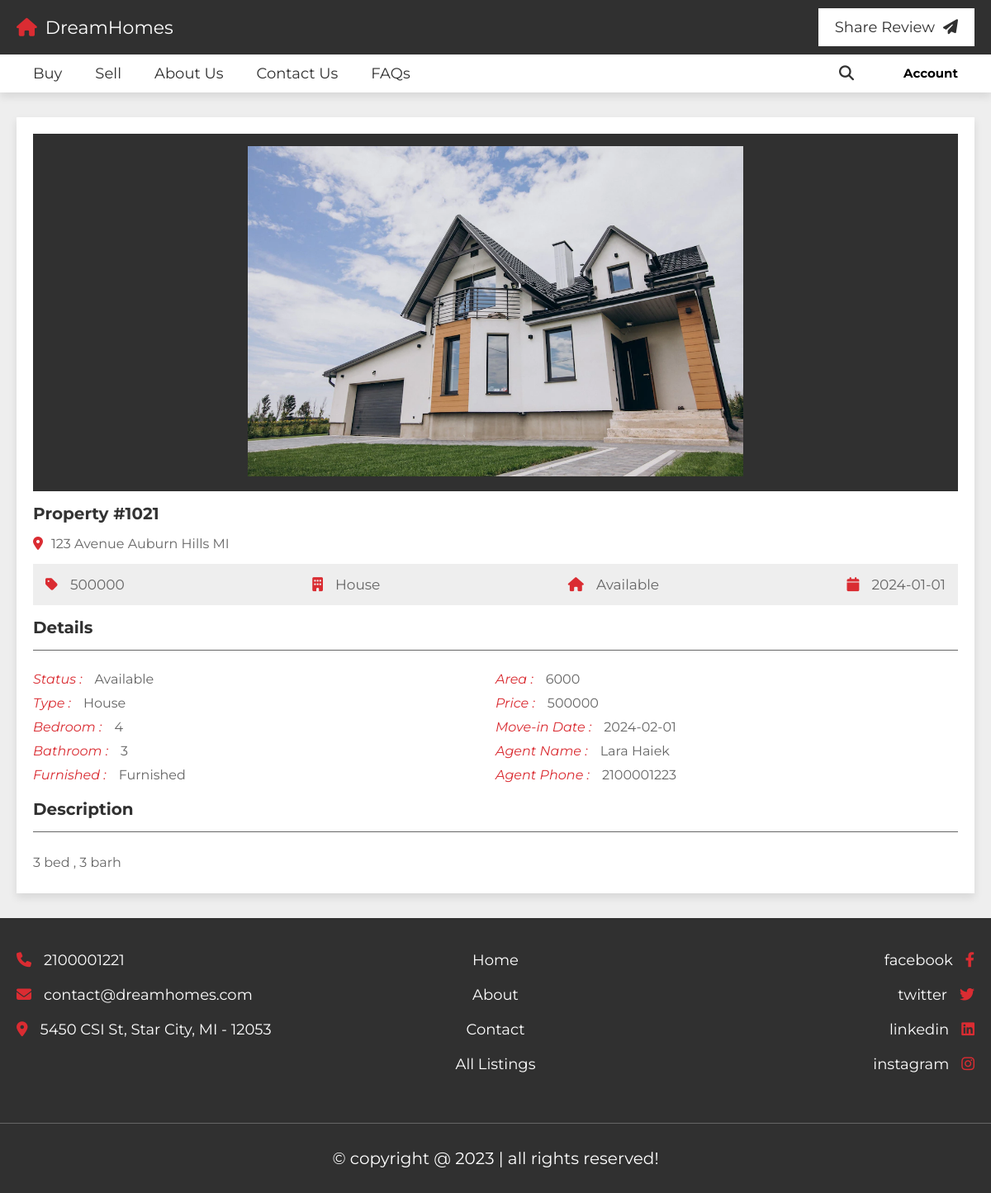
/project/view_property.php?P_Id=1021 (signed in), run on the app's committed database.
### tables this page shows
CREATE TABLE `Property` (
  `P_Id` int NOT NULL AUTO_INCREMENT,
  `listing_date` date NOT NULL,
  `city` varchar(45) NOT NULL,
  `image` varchar(100) DEFAULT NULL,
  `p_status` varchar(45) NOT NULL,
  `p_type` varchar(45) NOT NULL,
  `address` varchar(100) NOT NULL,
  `no_bedroom` int NOT NULL,
  `no_bathroom` int NOT NULL,
  `area` int NOT NULL,
  `furnished` varchar(45) NOT NULL,
  `price` decimal(10,0) NOT NULL,
  `movein_date` date NOT NULL,
  `description` varchar(500) DEFAULT NULL,
  `A_Id` int NOT NULL,
  PRIMARY KEY (`P_Id`)
);

CREATE TABLE `Agent` (
  `A_Id` int NOT NULL AUTO_INCREMENT,
  `First_Name` varchar(45) NOT NULL,
  `Last_Name` varchar(45) NOT NULL,
  `Email` varchar(45) NOT NULL,
  `Phone_Number` varchar(10) NOT NULL,
  `Specilization` varchar(45) NOT NULL,
  `Licience_Number` varchar(10) NOT NULL,
  PRIMARY KEY (`A_Id`),
  UNIQUE KEY `Licience Number_UNIQUE` (`Licience_Number`)
);

### project/view_property.php (the view, shortened to what this page needs)
<?php
include 'config.php';
?>
<!DOCTYPE html>
<html lang="en">
<head>
   <link rel="stylesheet" href="https://cdnjs.cloudflare.com/ajax/libs/font-awesome/6.2.0/css/all.min.css">
   <link rel="stylesheet" href="css/style.css">
</head>
<body>
<header class="header">
   <nav class="navbar nav-1">
      <section class="flex">
         <a href="home.php" class="logo"><i class="fas fa-house"></i>DreamHomes</a>
         <ul>
            <li><a href="review.php">Share Review<i class="fas fa-paper-plane"></i></a></li>
         </ul>
      </section>
   </nav>
   <nav class="navbar nav-2">
      <section class="flex">
         <div class="menu">
            <ul>
               <li><a href="listings.php">Buy</i></a></li>
               <li><a href="contact.php">Sell</i></a></li>
               <li><a href="about.php">About Us</a></i></li>
               <li><a href="contact.php">Contact Us</a></i></li>
               <li><a href="contact.php#faq">FAQs</a></i></li>
            </ul>
         </div>
         <ul>
            <li><a href="search.php"><i class="fas fa-search"></i></a></li>
            <li>
            <div class="account-container">
            <div class="account-btn">
                <h2><b>Account</b></h2>
                  </div>
               </ul>
      </section>
   </nav>
</header>
<?php
if (isset($_GET['P_Id'])) {
    $property_id = $_GET['P_Id'];
    $property_query = mysqli_query($conn, "SELECT * FROM `property` WHERE `P_Id` = $property_id") or die('Query failed');
    echo '<section class="view-property">';
    echo '<div class="details">';
    if (mysqli_num_rows($property_query) > 0) {
        $property_details = mysqli_fetch_assoc($property_query);
        echo '<div class="thumb">
        <div class="big-image">
           <img src="uploaded_img/' . $property_details['image'] . '" alt="">
        </div>
      </div>';
        echo '<h3 class="name">Property #' . $property_details['P_Id'] . '</h3>';
        echo '<p class="location"><i class="fas fa-map-marker-alt"></i><span>' . $property_details['address'] . '</span></p>';
        echo '<div class="info">
        <p><i class="fas fa-tag"></i><span>' . $property_details['price'] . '</span></p>
        <p><i class="fas fa-building"></i><span>' . $property_details['p_type'] . '</span></p>
        <p><i class="fas fa-house"></i><span>' . $property_details['p_status'] . '</span></p>
        <p><i class="fas fa-calendar"></i><span>' . $property_details['listing_date'] . '</span></p>
      </div>';
        echo '<h3 class="title">Details</h3>';
        echo '<div class="flex">
        <div class="box">
           <p><i>Status :</i><span>' . $property_details['p_status'] . '</span></p>
           <p><i>Type :</i><span>' . $property_details['p_type'] . '</span></p>
           <p><i>Bedroom :</i><span>' . $property_details['no_bedroom'] . '</span></p>
           <p><i>Bathroom :</i><span>' . $property_details['no_bathroom'] . '</span></p>
           <p><i>Furnished :</i><span>' . $property_details['furnished'] . '</span></p>
        </div>
        <div class="box">
           <p><i>Area :</i><span>' . $property_details['area'] . '</span></p>
           <p><i>Price :</i><span>' . $property_details['price'] . '</span></p>
           <p><i>Move-in Date :</i><span>' . $property_details['movein_date'] . '</span></p>';
            $agent_id = $property_details['A_Id'];
            $agent_query = mysqli_query($conn, "SELECT * FROM `Agent` WHERE `A_Id` = $agent_id") or die('Agent query failed');
            if ($agent = mysqli_fetch_assoc($agent_query)) {
                  echo '<p><i>Agent Name :</i><span>' . $agent['First_Name'] . ' ' . $agent['Last_Name'] . '</span></p>';
                  echo '<p><i>Agent Phone :</i><span>' . $agent['Phone_Number'] . '</span></p>';
            } else {
                  echo 'Agent not found.';
            }
        echo '</div></div>';
        echo '<h3 class="title">Description</h3>';
        echo '<p class="description">' . $property_details['description'] . '</p>';
        echo '</div>';
        echo '</section>';
    } else {
        echo "Property not found.";
    }
} else {
    echo "Invalid request.";
}
?>
<footer class="footer">
   <section class="flex">
      <div class="box">
         <a href="tel:1234567890"><i class="fas fa-phone"></i><span>2100001221</span></a>
         <a href="mailto:shaikhanas@gmail.com"><i class="fas fa-envelope"></i><span>contact@dreamhomes.com</span></a>
         <a href="#"><i class="fas fa-map-marker-alt"></i><span>5450 CSI St, Star City, MI - 12053</span></a>
      </div>
      <div class="box">
         <a href="home.php"><span>Home</span></a>
         <a href="about.php"><span>About</span></a>
         <a href="contact.php"><span>Contact</span></a>
         <a href="listings.php"><span>All Listings</span></a>
      </div>
      <div class="box">
         <a href="#"><span>facebook</span><i class="fab fa-facebook-f"></i></a>
         <a href="#"><span>twitter</span><i class="fab fa-twitter"></i></a>
         <a href="#"><span>linkedin</span><i class="fab fa-linkedin"></i></a>
         <a href="#"><span>instagram</span><i class="fab fa-instagram"></i></a>
      </div>
   </section>
   <div class="credit">&copy; copyright @ 2023 | all rights reserved!</div>
</footer>
</body>
</html>

### project/css/style.css (style rules this page uses)
:root { --main-color:#DA2C32; --light-color:#666; --light-bg:#eee; --white:#fff; --black:#303030; --border:.1rem solid var(--light-color); --box-shodow:0 .5rem 1rem rgba(0,0,0,.1); }
* { font-family: 'Montserrat', sans-serif; margin: 0; padding: 0; box-sizing: border-box; outline: none; border: none; text-decoration: none; }
html { font-size: 62.5%; overflow-x: hidden; scroll-behavior: smooth; scroll-padding-top: 10rem; }
body { background-color: var(--light-bg); }
section { padding: 3rem 2rem; max-width: 1200px; margin: 0 auto; }
.header { position: sticky; top: 0; left: 0; right: 0; z-index: 1000; box-shadow: var(--box-shodow); }
.header .navbar.nav-1 .flex { padding-top: 1rem; padding-bottom: 1rem; }
.header .navbar.nav-2 .flex { padding-top: 0; padding-bottom: 0; }
.header .navbar.nav-1 { background-color: var(--black); }
.header .navbar.nav-2 { background-color: var(--white); }
.header .navbar .flex { display: flex; align-items: center; justify-content: space-between; }
.header .navbar .flex .logo { font-size: 2.2rem; color: var(--white); }
.header .navbar .flex .logo i { color: var(--main-color); margin-right: 1rem; }
.header .navbar .flex ul { list-style: none; }
.header .navbar .flex ul li { float: left; position: relative; }
.header .navbar .flex ul li a { display: inline-block; padding: 1.2rem 2rem; font-size: 1.8rem; color: var(--black); background-color: var(--white); }
.header .navbar .flex ul li a i { margin-left: 1rem; }
.account-container { display: flex; justify-content: flex-end; align-items: center; height: 45px; background-color: #fff; padding: 0 20px; }
.account-btn { position: relative; cursor: pointer; margin-left: 20px; }
.view-property .details { background-color: var(--white); box-shadow: var(--box-shodow); padding: 2rem; overflow-x: hidden; }
.view-property .details .thumb { background-color: var(--black); padding: 1.5rem; margin-bottom: 1.5rem; }
.view-property .details .thumb .big-image img { height: 40rem; width: 100%; object-fit: contain; }
.view-property .details .name { font-size: 2rem; text-overflow: ellipsis; overflow-x: hidden; margin-bottom: .5rem; }
.view-property .details .location { padding-top: 1rem; font-size: 1.6rem; color: var(--light-color); }
.view-property .details .location i { margin-right: 1rem; color: var(--main-color); }
.view-property .details .info { display: flex; background-color: var(--light-bg); padding: 1.5rem; margin: 1.5rem 0; justify-content: space-between; align-items: center; flex-wrap: wrap; gap: 2rem; }
.view-property .details .info p { font-size: 1.7rem; }
.view-property .details .info p span, .view-property .details .info p a { color: var(--light-color); }
.view-property .details .info p i { margin-right: 1.5rem; color: var(--main-color); }
.view-property .details .title { font-size: 2rem; color: var(--black); padding-bottom: 1.5rem; border-bottom: var(--border); }
.view-property .details .flex { margin: 1.5rem 0; display: flex; justify-content: space-between; flex-wrap: wrap; }
.view-property .details .flex .box { flex: 1 1 40rem; }
.view-property .details .flex .box p { padding: .5rem 0; font-size: 1.6rem; color: var(--light-color); }
.view-property .details .flex .box i { color: var(--main-color); margin-right: 1.5rem; }
.view-property .details .description { padding: .5rem 0; margin-top: .5rem; font-size: 1.6rem; color: var(--light-color); line-height: 1.5; }
h3 { color: #333; font-size: 36px; margin-bottom: 20px; }
.footer { background-color: var(--black); }
.footer .flex { display: flex; flex-wrap: wrap; gap: 2rem; justify-content: space-between; }
.footer .flex .box { flex: 1 1 30rem; }
.footer .flex .box a { display: block; padding: 1rem 0; font-size: 1.8rem; }
.footer .flex .box a span { color: var(--white); }
.footer .flex .box a i { color: var(--main-color); }
.footer .flex .box:last-child { text-align: right; }
.footer .flex .box:last-child a i { margin-left: 1.5rem; }
.footer .flex .box:first-child a i { margin-right: 1.5rem; }
.footer .flex .box:nth-child(2) { text-align: center; }
.footer .credit { padding: 3rem 2rem; text-align: center; border-top: var(--border); font-size: 2rem; color: var(--white); margin-top: 2rem; }

### data on the page
property: image (picture), P_Id "1021", address "123 Avenue Auburn Hills MI", price "500000", p_type "House", p_status "Available", listing_date "2024-01-01", no_bedroom "4", no_bathroom "3", furnished "Furnished", area "6000", movein_date "2024-02-01", description "3 bed , 3 barh"
agent: First_Name "Lara", Last_Name "Haiek", Phone_Number "2100001223"
